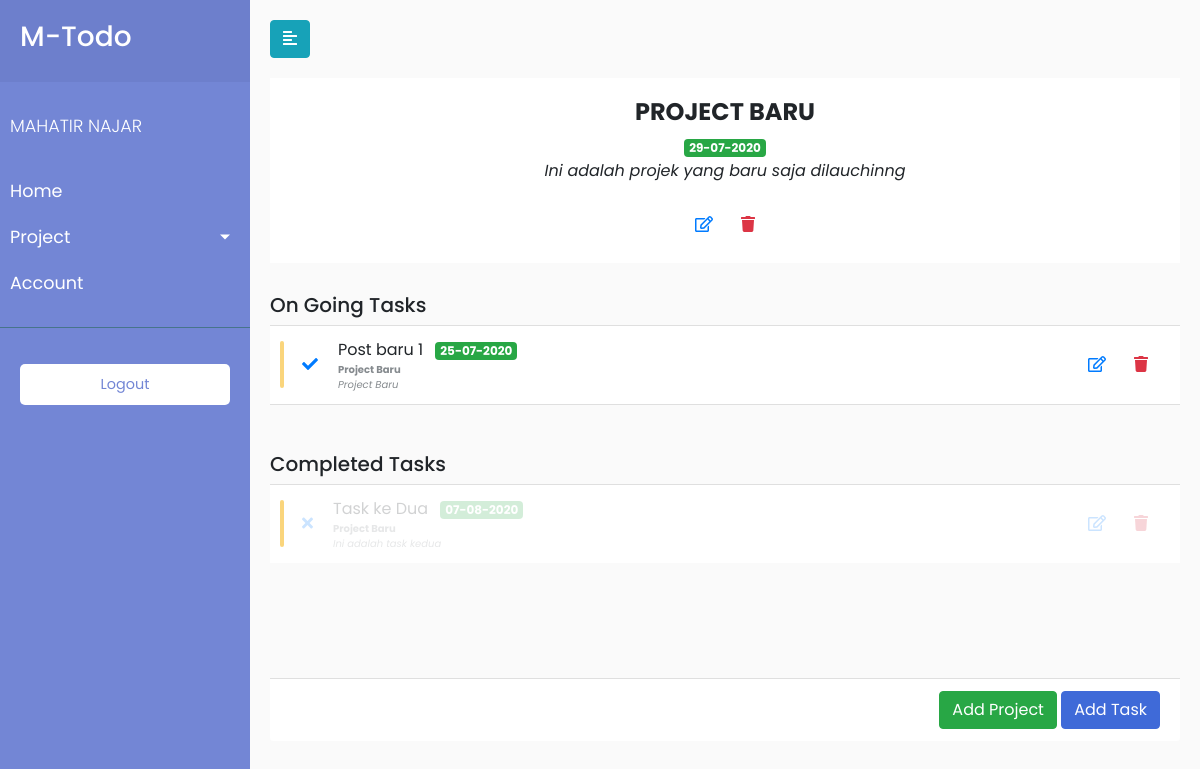
/project/single/2 (signed in), run on an earlier commit of the app's database.
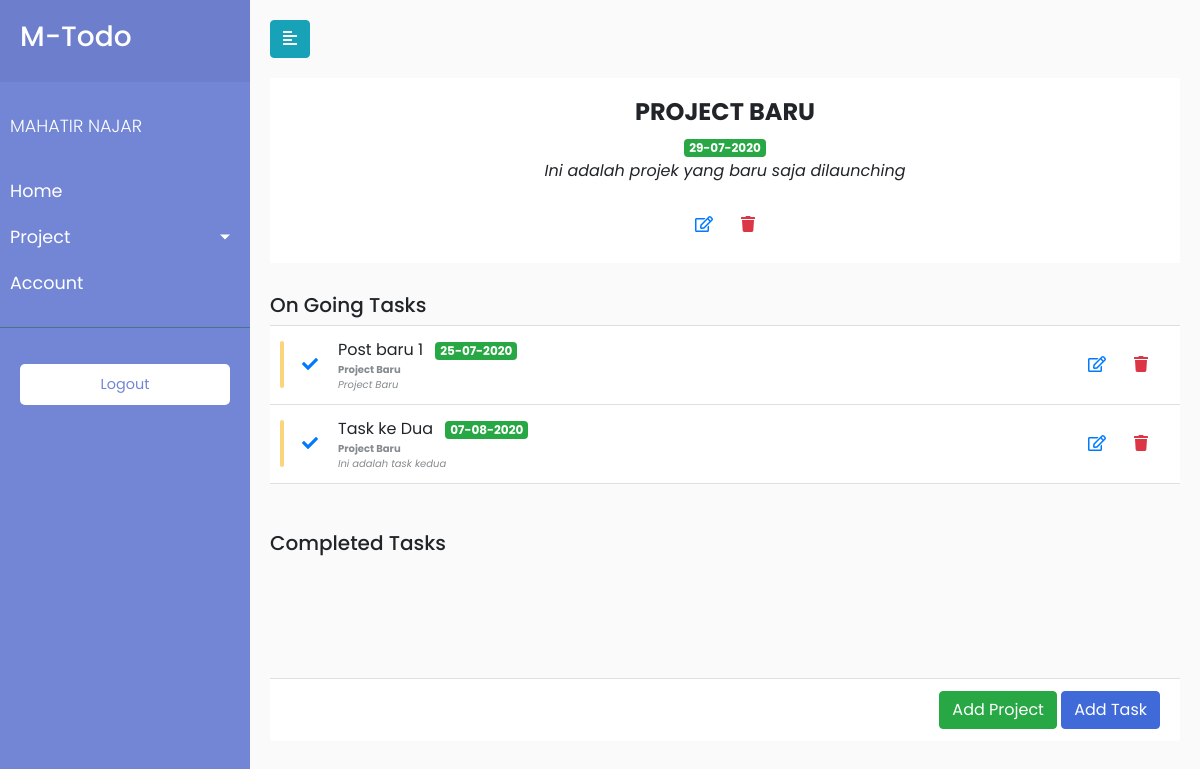
And on a later commit of the database.
### todaApp/models.py (models this page shows, shortened)
class User(db.Model, UserMixin):
    id = db.Column(db.Integer, primary_key=True)
    username = db.Column(db.String(20), unique=True, nullable=False)
    email = db.Column(db.String(120), unique=True, nullable=False)
    image_file = db.Column(db.String(20), nullable=False, default='default.jpg')
    password = db.Column(db.String(60), nullable=False)

class Project(db.Model):
    __tablename__ = 'projects'
    id = db.Column(db.Integer, primary_key=True)
    title = db.Column(db.String(200), nullable=False)
    description = db.Column(db.String(300))
    due_date = db.Column(db.DateTime, nullable=False, default=datetime.utcnow)
    completed = db.Column(db.Boolean, default=False)
    task = db.relationship('Task', backref='task', lazy=True)

class Task(db.Model):
    __tablename__ = 'tasks'
    id = db.Column(db.Integer, primary_key=True)
    title = db.Column(db.String(200), nullable=False)
    description = db.Column(db.String(300))
    due_date = db.Column(db.DateTime, nullable=False, default=datetime.utcnow)
    completed = db.Column(db.Boolean, default=False)
    project = db.Column(db.Integer, db.ForeignKey('projects.id'))

### todaApp/routes.py (the view)
@app.route("/project/single/<int:project_id>", methods=['GET', 'POST'])
@login_required
def single_project(project_id):
    tasks= Task.query.filter_by(completed=False, project=project_id).order_by(Task.due_date).all()
    tasks_complete = Task.query.filter_by(completed=True, project=project_id).order_by(Task.due_date).all()
    project = Project.query.get_or_404(project_id)
    projects = Project.query.all()
    return render_template('project.html', projects=projects, tasks=tasks,
                            project=project, tasks_complete=tasks_complete)

### todaApp/models.py (called while the page is built)
@login_manager.user_loader
def load_user(user_id):
    return User.query.get(int(user_id))

### todaApp/templates/project.html (shortened to what this page needs)
{% extends 'layout.html'%}
{% block content %}
<div class="wrapper">
    {% include 'sidebar.html' %}
    <div id="project-single">
        <div class="toggler">
            <button type="button" id="sidebarCollapse" class="btn btn-info">
                <i class="fas fa-align-left"></i>
            </button>
        </div>
        <div class="task-content">
            <div class="scroll-area-sm">
                <perfect-scrollbar class="ps-show-limits">
                    <div style="position: static;" class="ps ps--active-y">
                        <div class="project-info">
                            <h2>{{project.title | upper}}</h2>
                            <div class="badge badge-success">
                                {{project.due_date.strftime('%d-%m-%Y')}}
                            </div>
                            <br>
                            <i>{{project.description}}</i>
                            <br>
                            <br>
                            <button class="border-0 btn-transition btn btn-outline-primary">
                                <a href="{{ url_for('update_project', project_id=project.id) }}"><i
                                        class="far fa-edit"></i></a>
                            </button>
                            <button class="border-0 btn-transition btn btn-outline-danger">
                                <a href="{{ url_for('delete_project', project_id=project.id) }}"><i
                                        class="fa fa-trash"></i> </a>
                            </button>
                        </div>
                        <div class="ps-content">
                            <h5>On Going Tasks</h5>
                            <ul class=" list-group list-group-flush">
                                {% for task in tasks %}
                                <li class="list-group-item">
                                    <div class="todo-indicator bg-warning"></div>
                                    <div class="widget-content p-0">
                                        <div class="widget-content-wrapper">
                                            <div class="widget-content-left mr-2">
                                                <button class="border-0 btn-transition btn btn-outline-primary">
                                                    <a href="{{ url_for('complete_task', todo_id=task.id) }}">
                                                        <i class="fa fa-check"></i>
                                                    </a>
                                                </button>
                                            </div>
                                            <div class="widget-content-left">
                                                <div class="widget-heading">{{task.title}} <div
                                                        class="badge badge-success ml-2">
                                                        {{task.due_date.strftime('%d-%m-%Y')}}</div>
                                                </div>
                                                <div class="widget-subheading">
                                                    <a href="{{url_for('update_project', project_id=task.project)}}"><strong>{{ task.task.title}}</strong></a> <br>
                                                    <i>{{task.description}}</i>
                                                </div>
                                            </div>
                                            <div class="widget-content-right">
                                                <button class="border-0 btn-transition btn btn-outline-primary">
                                                    <a href="{{ url_for('update_task', todo_id=task.id) }}"><i
                                                            class="far fa-edit"></i></a>
                                                </button>
                                                <button class="border-0 btn-transition btn btn-outline-danger">
                                                    <a href="{{ url_for('delete_task', todo_id=task.id) }}"><i
                                                            class="fa fa-trash"></i> </a>
                                                </button>
                                            </div>
                                        </div>
                                    </div>
                                </li>
                                {% endfor %}
                            </ul>
                            <br>
                            <br>
                            <h5>Completed Tasks</h5>
                            <ul class=" list-group list-group-flush">
                                {% for ctask in tasks_complete %}
                                <li class="list-group-item">
                                    <div class="todo-indicator bg-warning"></div>
                                    <div class="widget-content p-0">
                                        <div class="widget-content-wrapper" style="opacity: 0.2;">
                                            <div class="widget-content-left mr-2">
                                                <button class="border-0 btn-transition btn btn-outline-primary">
                                                    <a href="{{ url_for('complete_task', todo_id=ctask.id) }}">
                                                        <i class="fa fa-times"></i>
                                                    </a>
                                                </button>
                                            </div>
                                            <div class="widget-content-left">
                                                <div class="widget-heading">{{ctask.title}} <div
                                                        class="badge badge-success ml-2">
                                                        {{ctask.due_date.strftime('%d-%m-%Y')}}</div>
                                                </div>
                                                <div class="widget-subheading">
                                                    <a href="{{url_for('update_project', project_id=ctask.project)}}"><strong>{{ ctask.task.title}}</strong></a> <br>
                                                    <i>{{ctask.description}}</i>
                                                </div>
                                            </div>
                                            <div class="widget-content-right">
                                                <button class="border-0 btn-transition btn btn-outline-primary">
                                                    <a href="{{ url_for('update_task', todo_id=ctask.id) }}">
                                                        <i class="far fa-edit"></i>
                                                    </a>
                                                </button>
                                                <button class="border-0 btn-transition btn btn-outline-danger">
                                                    <a href="{{ url_for('delete_task', todo_id=ctask.id) }}">
                                                        <i class="fa fa-trash"></i>
                                                    </a>
                                                </button>
                                            </div>
                                        </div>
                                    </div>
                                </li>
                                {% endfor %}
                            </ul>
                        </div>
                    </div>
                </perfect-scrollbar>
            </div>
            <div class="d-block text-right card-footer">
                <a href="{{url_for('newProject')}}"> <button class="btn btn-success">Add Project</button></a>
                <a href="{{url_for('newTask')}}"><button class="btn btn-primary">Add Task</button></a>
            </div>
        </div>
    </div>
</div>
{% endblock content%}

### todaApp/templates/layout.html (shortened to what this page needs)
<!DOCTYPE html>
<html lang="en">
<head>
    <link rel="stylesheet" href="{{url_for('static', filename='css/bootstrap.min.css')}}">
    <link rel="stylesheet" href="{{url_for('static', filename='css/all.min.css')}}">
    <link rel="stylesheet" href="{{url_for('static', filename='css/all.css')}}">
    <link rel="stylesheet" href="{{url_for('static', filename='css/style.css')}}">
</head>
<body>
    <div class="main-content">
            {% block content %} {% endblock content%}
    </div>
</body>
</html>

### todaApp/templates/sidebar.html (shortened to what this page needs)
<nav id="sidebar">
    <div class="sidebar-header">
        <h3>M-Todo</h3>
    </div>
    <ul class="list-unstyled components">
        <p>{{current_user.username | upper}}</p>
        <li>
            <a href="{{ url_for('home')}}">Home</a>
        </li>
        <li>
            <a href="#pageSubmenu" data-toggle="collapse" aria-expanded="false" class="dropdown-toggle">Project</a>
        </li>
        <li>
            <a href="{{ url_for('account')}}">Account</a>
        </li>
    </ul>
    <ul class="list-unstyled CTAs">
        <li>
            <a href="{{url_for('logout')}}" class="download">Logout</a>
        </li>
    </ul>
</nav>

### todaApp/static/css/all.css (style rules this page uses)
.fa-align-left:before { content: "\f036"; }
.fa-check:before { content: "\f00c"; }
.fa-edit:before { content: "\f044"; }
.fa-trash:before { content: "\f1f8"; }

### todaApp/static/css/style.css (style rules this page uses)
body { font-family: 'Poppins', sans-serif; background: #fafafa; overflow-y: hidden; }
p { font-family: 'Poppins', sans-serif; font-size: 1.1em; font-weight: 300; line-height: 1.7em; color: #999; }
a, a:hover, a:focus { color: inherit; text-decoration: none; transition: all 0.3s; }
.wrapper { display: flex; width: 100%; align-items: stretch; }
#sidebar { min-width: 250px; max-width: 250px; background: #7386D5; color: #fff; transition: all 0.3s; }
#sidebar .sidebar-header { padding: 20px; background: #6d7fcc; }
#sidebar ul.components { padding: 20px 0; border-bottom: 1px solid #47748b; }
#sidebar ul p { color: #fff; padding: 10px; }
#sidebar ul li a { padding: 10px; font-size: 1.1em; display: block; }
a[data-toggle="collapse"] { position: relative; }
.dropdown-toggle::after { display: block; position: absolute; top: 50%; right: 20px; transform: translateY(-50%); }
ul.CTAs { padding: 20px; }
ul.CTAs a { text-align: center; font-size: 0.9em !important; display: block; border-radius: 5px; margin-bottom: 5px; }
a.download { background: #fff; color: #7386D5; }
#new-project, #new-task, #project-single, #account, #content { width: 100%; padding: 20px; min-height: 100vh; transition: all 0.3s; }
.task-content { margin-top: 20px; }
i { font-style: italic }
.widget-subheading { color: #858a8e; font-size: 10px }
.scroll-area-sm { height: 75vh; overflow-x: hidden }
.list-group-item { position: relative; display: block; padding: 0.75rem 1.25rem; margin-bottom: -1px; background-color: #fff; border: 1px solid rgba(0, 0, 0, 0.125) }
.list-group { display: flex; flex-direction: column; padding-left: 0; margin-bottom: 0 }
.todo-indicator { position: absolute; width: 4px; height: 60%; border-radius: 0.3rem; left: 0.625rem; top: 20%; opacity: .6; transition: opacity .2s }
.bg-warning { background-color: #f7b924 !important }
.widget-content { padding: 1rem; flex-direction: row; align-items: center }
.widget-content .widget-content-wrapper { display: flex; flex: 1; position: relative; align-items: center }
.widget-content .widget-content-right { margin-left: auto }
.btn:not(:disabled):not(.disabled) { cursor: pointer }
.btn { position: relative; transition: color 0.15s, background-color 0.15s, border-color 0.15s, box-shadow 0.15s }
.btn-primary { color: #fff; background-color: #3f6ad8; border-color: #3f6ad8 }
.btn { position: relative; transition: color 0.15s, background-color 0.15s, border-color 0.15s, box-shadow 0.15s; outline: none !important }
.card-footer { background-color: #fff }
.project-info { background-color: white; margin-bottom: 30px; padding: 20px; text-align: center; }
.project-info h2 { font-weight: 700; font-size: 24px; }

What changed in the data, as far as the page shows it:
changed Project "PROJECT BARU": description "Ini adalah projek yang baru saja dilauchinng" → "Ini adalah projek yang baru saja dilaunching"
changed Task "Task ke Dua": moves from the list under "Completed Tasks" to the list under "On Going Tasks"
